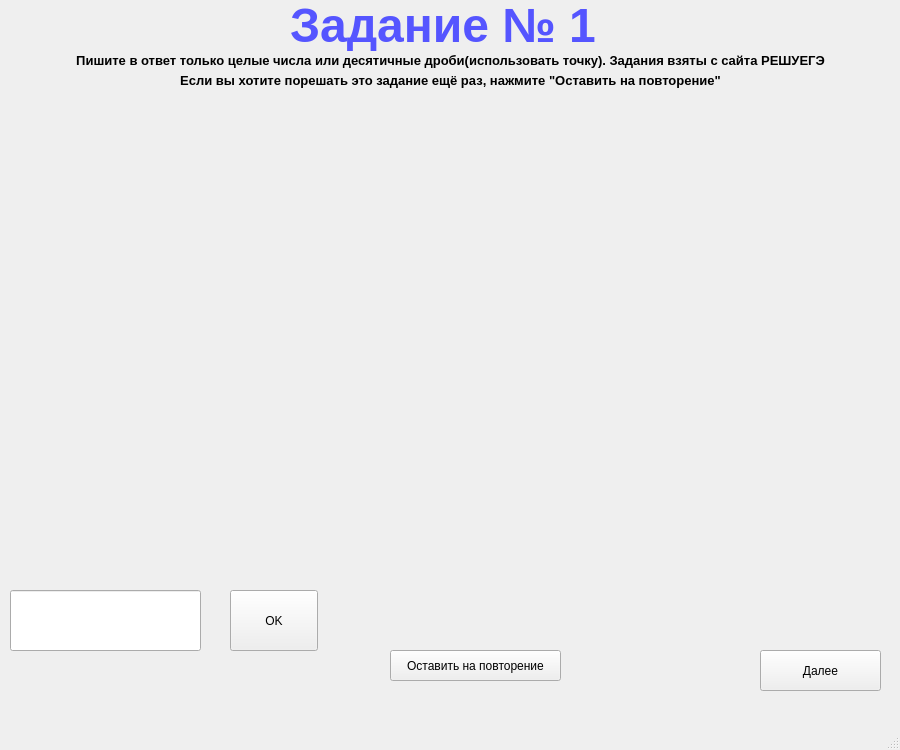
<?xml version="1.0" encoding="UTF-8"?>
<ui version="4.0">
 <class>MainWindow</class>
 <widget class="QMainWindow" name="MainWindow">
  <property name="geometry">
   <rect>
    <x>0</x>
    <y>0</y>
    <width>900</width>
    <height>750</height>
   </rect>
  </property>
  <property name="windowTitle">
   <string>MainWindow</string>
  </property>
  <widget class="QWidget" name="centralwidget">
   <widget class="QLabel" name="label">
    <property name="geometry">
     <rect>
      <x>290</x>
      <y>0</y>
      <width>321</width>
      <height>51</height>
     </rect>
    </property>
    <property name="palette">
     <palette>
      <active>
       <colorrole role="WindowText">
        <brush brushstyle="SolidPattern">
         <color alpha="255">
          <red>85</red>
          <green>85</green>
          <blue>255</blue>
         </color>
        </brush>
       </colorrole>
      </active>
      <inactive>
       <colorrole role="WindowText">
        <brush brushstyle="SolidPattern">
         <color alpha="255">
          <red>85</red>
          <green>85</green>
          <blue>255</blue>
         </color>
        </brush>
       </colorrole>
      </inactive>
      <disabled>
       <colorrole role="WindowText">
        <brush brushstyle="SolidPattern">
         <color alpha="255">
          <red>160</red>
          <green>162</green>
          <blue>164</blue>
         </color>
        </brush>
       </colorrole>
      </disabled>
     </palette>
    </property>
    <property name="font">
     <font>
      <pointsize>36</pointsize>
      <weight>75</weight>
      <bold>true</bold>
     </font>
    </property>
    <property name="text">
     <string>Задание № 1</string>
    </property>
   </widget>
   <widget class="QLabel" name="label_2">
    <property name="geometry">
     <rect>
      <x>0</x>
      <y>50</y>
      <width>901</width>
      <height>21</height>
     </rect>
    </property>
    <property name="font">
     <font>
      <pointsize>10</pointsize>
      <weight>75</weight>
      <bold>true</bold>
     </font>
    </property>
    <property name="text">
     <string>Пишите в ответ только целые числа или десятичные дроби(использовать точку). Задания взяты с сайта РЕШУЕГЭ</string>
    </property>
    <property name="alignment">
     <set>Qt::AlignCenter</set>
    </property>
   </widget>
   <widget class="QLabel" name="color_fon">
    <property name="geometry">
     <rect>
      <x>20</x>
      <y>100</y>
      <width>840</width>
      <height>411</height>
     </rect>
    </property>
    <property name="text">
     <string/>
    </property>
   </widget>
   <widget class="QLabel" name="t_or_f_p1">
    <property name="geometry">
     <rect>
      <x>50</x>
      <y>520</y>
      <width>761</width>
      <height>51</height>
     </rect>
    </property>
    <property name="text">
     <string/>
    </property>
   </widget>
   <widget class="QLineEdit" name="ans_p1">
    <property name="geometry">
     <rect>
      <x>10</x>
      <y>590</y>
      <width>191</width>
      <height>61</height>
     </rect>
    </property>
   </widget>
   <widget class="QPushButton" name="btn_ok_p1">
    <property name="geometry">
     <rect>
      <x>230</x>
      <y>590</y>
      <width>88</width>
      <height>61</height>
     </rect>
    </property>
    <property name="text">
     <string>OK</string>
    </property>
   </widget>
   <widget class="QPushButton" name="btn_next_p1">
    <property name="geometry">
     <rect>
      <x>760</x>
      <y>650</y>
      <width>121</width>
      <height>41</height>
     </rect>
    </property>
    <property name="text">
     <string>Далее</string>
    </property>
   </widget>
   <widget class="QPushButton" name="btn_repeat">
    <property name="geometry">
     <rect>
      <x>390</x>
      <y>650</y>
      <width>171</width>
      <height>31</height>
     </rect>
    </property>
    <property name="text">
     <string>Оставить на повторение</string>
    </property>
   </widget>
   <widget class="QLabel" name="label_3">
    <property name="geometry">
     <rect>
      <x>10</x>
      <y>70</y>
      <width>881</width>
      <height>21</height>
     </rect>
    </property>
    <property name="font">
     <font>
      <pointsize>10</pointsize>
      <weight>75</weight>
      <bold>true</bold>
     </font>
    </property>
    <property name="text">
     <string>Если вы хотите порешать это задание ещё раз, нажмите &quot;Оставить на повторение&quot;</string>
    </property>
    <property name="alignment">
     <set>Qt::AlignCenter</set>
    </property>
   </widget>
   <widget class="QLabel" name="problem_1">
    <property name="geometry">
     <rect>
      <x>20</x>
      <y>100</y>
      <width>851</width>
      <height>411</height>
     </rect>
    </property>
    <property name="text">
     <string/>
    </property>
    <property name="alignment">
     <set>Qt::AlignCenter</set>
    </property>
   </widget>
  </widget>
  <widget class="QMenuBar" name="menubar">
   <property name="geometry">
    <rect>
     <x>0</x>
     <y>0</y>
     <width>900</width>
     <height>30</height>
    </rect>
   </property>
  </widget>
  <widget class="QStatusBar" name="statusbar"/>
 </widget>
 <resources/>
 <connections/>
</ui>
